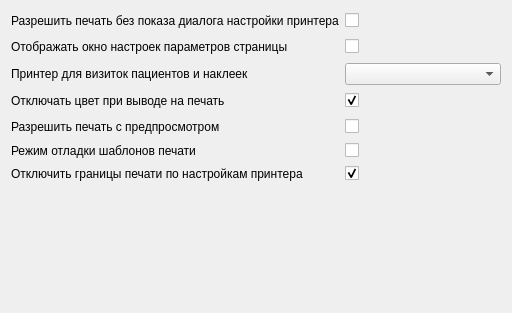
<?xml version="1.0" encoding="UTF-8"?>
<ui version="4.0">
 <class>printPage</class>
 <widget class="QWidget" name="printPage">
  <property name="geometry">
   <rect>
    <x>0</x>
    <y>0</y>
    <width>512</width>
    <height>313</height>
   </rect>
  </property>
  <property name="windowTitle">
   <string>Печать</string>
  </property>
  <property name="toolTip">
   <string/>
  </property>
  <layout class="QGridLayout" name="gridLayout">
   <item row="0" column="1">
    <widget class="QCheckBox" name="chkEnableFastPrint">
     <property name="text">
      <string/>
     </property>
    </widget>
   </item>
   <item row="1" column="0">
    <widget class="QLabel" name="lblShowPageSetup">
     <property name="text">
      <string>Отображать окно настроек параметров страницы</string>
     </property>
     <property name="buddy">
      <cstring>chkShowPageSetup</cstring>
     </property>
    </widget>
   </item>
   <item row="0" column="0">
    <widget class="QLabel" name="lblEnableFastPrint">
     <property name="text">
      <string>Разрешить печать без показа диалога настройки принтера</string>
     </property>
     <property name="buddy">
      <cstring>chkEnableFastPrint</cstring>
     </property>
    </widget>
   </item>
   <item row="0" column="3">
    <spacer name="horizontalSpacer_9">
     <property name="orientation">
      <enum>Qt::Horizontal</enum>
     </property>
     <property name="sizeHint" stdset="0">
      <size>
       <width>40</width>
       <height>20</height>
      </size>
     </property>
    </spacer>
   </item>
   <item row="3" column="0">
    <widget class="QLabel" name="lblPrintBlackWhite">
     <property name="text">
      <string>Отключать цвет при выводе на печать</string>
     </property>
     <property name="buddy">
      <cstring>chkPrintBlackWhite</cstring>
     </property>
    </widget>
   </item>
   <item row="2" column="1" colspan="3">
    <widget class="QComboBox" name="cmbLabelPrinter"/>
   </item>
   <item row="1" column="3">
    <spacer name="horizontalSpacer_11">
     <property name="orientation">
      <enum>Qt::Horizontal</enum>
     </property>
     <property name="sizeHint" stdset="0">
      <size>
       <width>49</width>
       <height>20</height>
      </size>
     </property>
    </spacer>
   </item>
   <item row="2" column="0">
    <widget class="QLabel" name="lblLabelPrinter">
     <property name="text">
      <string>Принтер для визиток пациентов и наклеек</string>
     </property>
     <property name="buddy">
      <cstring>cmbLabelPrinter</cstring>
     </property>
    </widget>
   </item>
   <item row="1" column="1">
    <widget class="QCheckBox" name="chkShowPageSetup">
     <property name="text">
      <string/>
     </property>
    </widget>
   </item>
   <item row="3" column="3">
    <spacer name="horizontalSpacer_7">
     <property name="orientation">
      <enum>Qt::Horizontal</enum>
     </property>
     <property name="sizeHint" stdset="0">
      <size>
       <width>40</width>
       <height>20</height>
      </size>
     </property>
    </spacer>
   </item>
   <item row="8" column="0">
    <spacer name="verticalSpacer">
     <property name="orientation">
      <enum>Qt::Vertical</enum>
     </property>
     <property name="sizeHint" stdset="0">
      <size>
       <width>20</width>
       <height>1</height>
      </size>
     </property>
    </spacer>
   </item>
   <item row="4" column="0">
    <widget class="QLabel" name="lblEnablePreview">
     <property name="text">
      <string>Разрешить печать с предпросмотром</string>
     </property>
     <property name="buddy">
      <cstring>chkEnablePreview</cstring>
     </property>
    </widget>
   </item>
   <item row="4" column="1">
    <widget class="QCheckBox" name="chkEnablePreview">
     <property name="text">
      <string/>
     </property>
    </widget>
   </item>
   <item row="3" column="1">
    <widget class="QCheckBox" name="chkPrintBlackWhite">
     <property name="text">
      <string/>
     </property>
     <property name="checked">
      <bool>true</bool>
     </property>
    </widget>
   </item>
   <item row="4" column="3">
    <spacer name="horizontalSpacer_10">
     <property name="orientation">
      <enum>Qt::Horizontal</enum>
     </property>
     <property name="sizeHint" stdset="0">
      <size>
       <width>90</width>
       <height>20</height>
      </size>
     </property>
    </spacer>
   </item>
   <item row="5" column="0">
    <widget class="QLabel" name="lblTemplateEdit">
     <property name="text">
      <string>Режим отладки шаблонов печати</string>
     </property>
    </widget>
   </item>
   <item row="5" column="1">
    <widget class="QCheckBox" name="chkTemplateEdit">
     <property name="text">
      <string/>
     </property>
    </widget>
   </item>
   <item row="7" column="1">
    <widget class="QCheckBox" name="chkPrintFullPage">
     <property name="text">
      <string/>
     </property>
     <property name="checked">
      <bool>true</bool>
     </property>
    </widget>
   </item>
   <item row="7" column="3">
    <spacer name="horizontalSpacer_8">
     <property name="orientation">
      <enum>Qt::Horizontal</enum>
     </property>
     <property name="sizeHint" stdset="0">
      <size>
       <width>40</width>
       <height>20</height>
      </size>
     </property>
    </spacer>
   </item>
   <item row="7" column="0">
    <widget class="QLabel" name="lblPrintFullPage">
     <property name="text">
      <string>Отключить границы печати по настройкам принтера</string>
     </property>
     <property name="buddy">
      <cstring>chkPrintFullPage</cstring>
     </property>
    </widget>
   </item>
  </layout>
 </widget>
 <tabstops>
  <tabstop>chkEnableFastPrint</tabstop>
  <tabstop>cmbLabelPrinter</tabstop>
  <tabstop>chkPrintBlackWhite</tabstop>
 </tabstops>
 <resources/>
 <connections/>
</ui>
